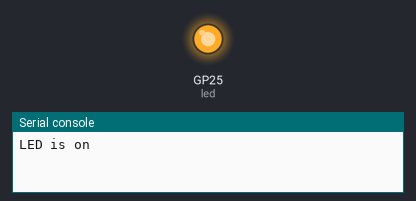
Bench run of a program on a simulated Raspberry Pi Pico running MicroPython. Parts: output pins drawn as LEDs (lit = HIGH), the last lines printed to the serial console.

Above: at 1.5 s.
At 4.5 s:
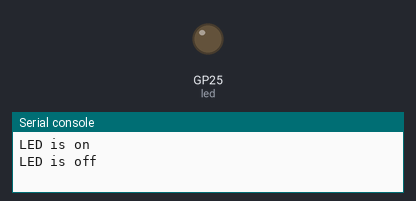
Timing chart, 0 to 7.8 s (numbered marks = the images above):
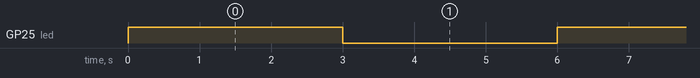

The program:

led_on.py
```python
# (licence header left out)
#import RPi.GPIO as GPIO
from machine import Pin
import time

while True:
#GPIO.setmode(GPIO.BOARD)
    led = Pin("LED",Pin.OUT)
#LED_PIN = 12
#GPIO.setup(LED_PIN, GPIO.OUT)

    print("LED is on")
#GPIO.output(LED_PIN, GPIO.HIGH)
    led.value(1)
    time.sleep(3)

    print("LED is off")
#GPIO.output(LED_PIN, GPIO.HIGH)
    led.value(0)
    time.sleep(3)

#GPIO.cleanup()
```

Measured:
- by itself, GP25 (led): alternates HIGH for 3.0 s and LOW for 3.0 s
